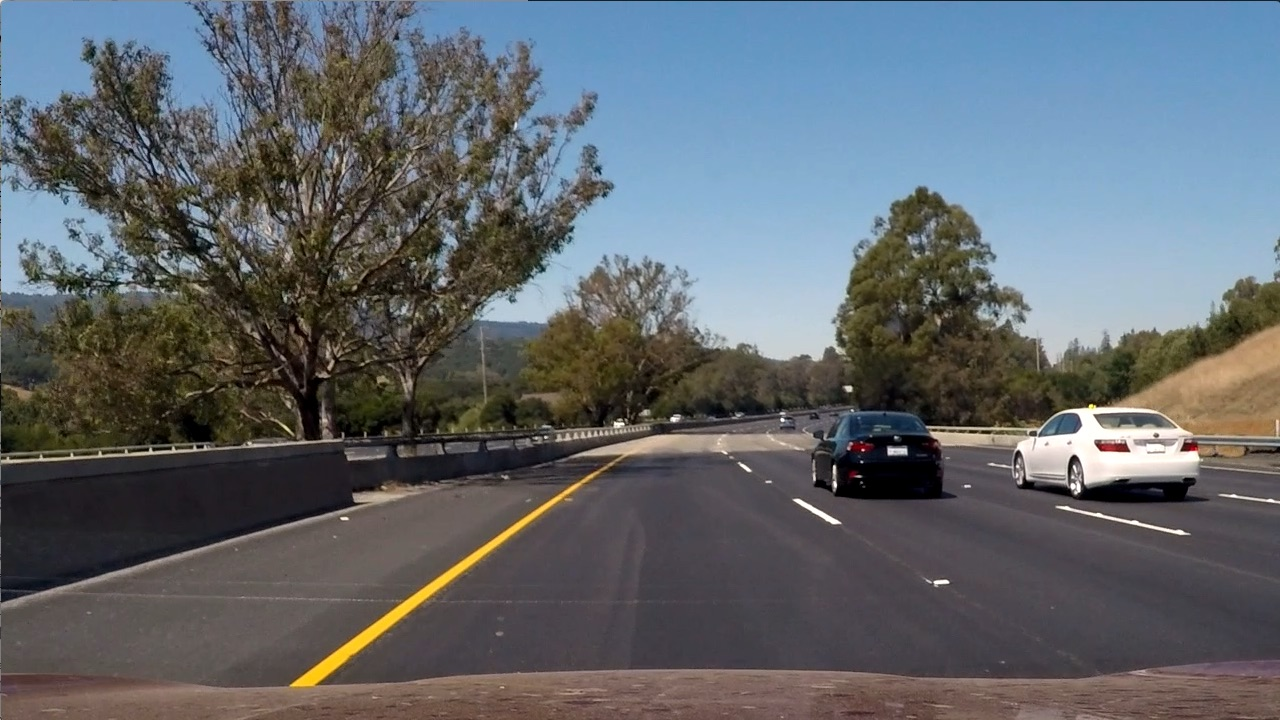
#> input picture SDCNDTerm1/Project2 Advanced Lane Finding/Practice/ColorSpaces/test6.jpg, 1280 x 720 px
$ jupyter execute 'Color and Gradient.ipynb'   (older library calls are emulated)
#> lines starting #> are read from the running program, lines starting #| are printed output that depends on the picture; after the words box and inside, x2 and y2 are one past the last pixel; in counts of white or black regions, pixels touching at a corner belong together; long printed decimals are rounded
[cell 1]
# do the necessary imports
import numpy as np
import cv2
import matplotlib.pyplot as plt
import matplotlib.image as mpimg

[cell 2]
# read in an image
image = mpimg.imread('test6.jpg')
#> image is the input picture: shape (720, 1280, 3); mean R, G, B 97, 102.6, 107.9

plt.imshow(image)

[cell 3]
# function that applies Sobel x or y and then takes an absolute values and applies to the threshold
def abs_sobel_thresh(img, orient ='x', thresh_min=0, thresh_max=255):

    # convert to grayscale
    gray = cv2.cvtColor(img, cv2.COLOR_RGB2GRAY)

    # take the derivate in x or y as per given orient
    sobel = []
    if orient =='x':
        sobel = cv2.Sobel(gray, cv2.CV_64F, 1, 0, ksize=15)
    if orient =='y':
        sobel = cv2.Sobel(gray, cv2.CV_64F, 0, 1)

    # take the absolute value of the derivative or gradient
    abs_sobel = np.absolute(sobel)

    # scale it to 8-bit(0-255) then convert to type = np.uint8
    scaled_sobel = np.uint8(255*abs_sobel/np.max(abs_sobel))

    # create a mask of 1's where the scaled gradient magnitude is between thresh_min and thresh_max
    sbinary = np.zeros_like(scaled_sobel)
    sbinary[(scaled_sobel>=thresh_min) & (scaled_sobel<=thresh_max)] = 1

    return sbinary

[cell 4]
# function that applies sobel x and y and then computes magnitude of the gradient and applies the threshold
def mag_thresh(img, sobel_kernel=3, mag_thresh=(0, 255)):

    # convert to grayscale
    gray = cv2.cvtColor(img, cv2.COLOR_RGB2GRAY)

    # take the gradients in x and y
    sobelx = cv2.Sobel(gray, cv2.CV_64F, 1, 0, ksize=sobel_kernel)
    sobely = cv2.Sobel(gray, cv2.CV_64F, 0, 1, ksize=sobel_kernel)

    # calculate the magnitude
    abs_sobelxy = np.sqrt(sobelx**2 + sobely**2)

    # scale it to 8-bit (0 -255) and convert to type = np.uint8
    scaled_sobel = np.uint8(255*abs_sobelxy/np.max(abs_sobelxy))

    # create a binary mask where mag thresholds are met
    sbinary = np.zeros_like(scaled_sobel)
    sbinary[(scaled_sobel >= mag_thresh[0]) & (scaled_sobel <= mag_thresh[1])] = 1

    return sbinary

[cell 5]
# function that applies Sobel X and Y and then computes the direction of the gradient and applies the threshold
def dir_thresh(img, sobel_kernel=3, thresh=(0, np.pi/2)) :

    # convert to grayscale
    gray = cv2.cvtColor(img, cv2.COLOR_RGB2GRAY)

    # take the gradients in x and y
    sobelx = cv2.Sobel(gray, cv2.CV_64F, 1, 0, ksize = sobel_kernel)
    sobely = cv2.Sobel(gray, cv2.CV_64F, 0, 1, ksize = sobel_kernel)

    # take the abs value of sobelx and sobely
    abs_sobelx = np.absolute(sobelx)
    abs_sobely = np.absolute(sobely)

    # use np.arctan2() to calculate the direction of the gradient
    arctan_sobel = np.arctan2(abs_sobely, abs_sobelx)

    binary_output = np.zeros_like(arctan_sobel)

    # apply the threshold
    binary_output[(arctan_sobel>=thresh[0]) & (arctan_sobel<=thresh[1])] = 1

    return binary_output

[cell 6]
def luv_gradient(img):
     # convert to LUV color space
    luv = cv2.cvtColor(img, cv2.COLOR_BGR2Luv)
    l = luv[:,:,0]

    l_binary = np.zeros_like(l)
    l_binary[(l>225) & (l<=255)] = 1

    return l_binary

[cell 7]
def lab_gradient(img):
    # convert to LAB color space
    lab = cv2.cvtColor(img, cv2.COLOR_RGB2Lab)
    b = lab[:,:,2]

    b_binary = np.zeros_like(b)
    b_binary[(b>155) & (b<=200)] = 1

    return b_binary

[cell 8]
def avg_brightness(rgb_image):

        # Convert image to HSV
        hsv = cv2.cvtColor(rgb_image, cv2.COLOR_RGB2HSV)
#> hsv: shape (720, 1280, 3); mean H, S, V 76.7, 68.6, 118.7

        # Add up all the pixel values in the V channel
        sum_brightness = np.sum(hsv[:,:,2])
#> sum_brightness = 109356607

        # and the sum calculated above
        shape = hsv.shape
        avg = sum_brightness/(shape[0]*shape[1])
#> avg = 118.7

        print(avg)
#| 118.660

        return avg

[cell 9]
# function to define pipeline

def pipeline(img, s_thresh=(100, 200), sx_thresh=(20,100)):

    avg_brightness(img)

    # convert to HLS and separate s channel
    hls = cv2.cvtColor(img, cv2.COLOR_RGB2HLS)
#> hls: shape (720, 1280, 3); mean of channels 0, 1, 2 76.7, 102.2, 57.5
    s = hls[:,:,2]
    l = hls[:,:,1]

    # sobel x
    gradx = abs_sobel_thresh(img, orient='x', thresh_min=20, thresh_max=100) # sobelx
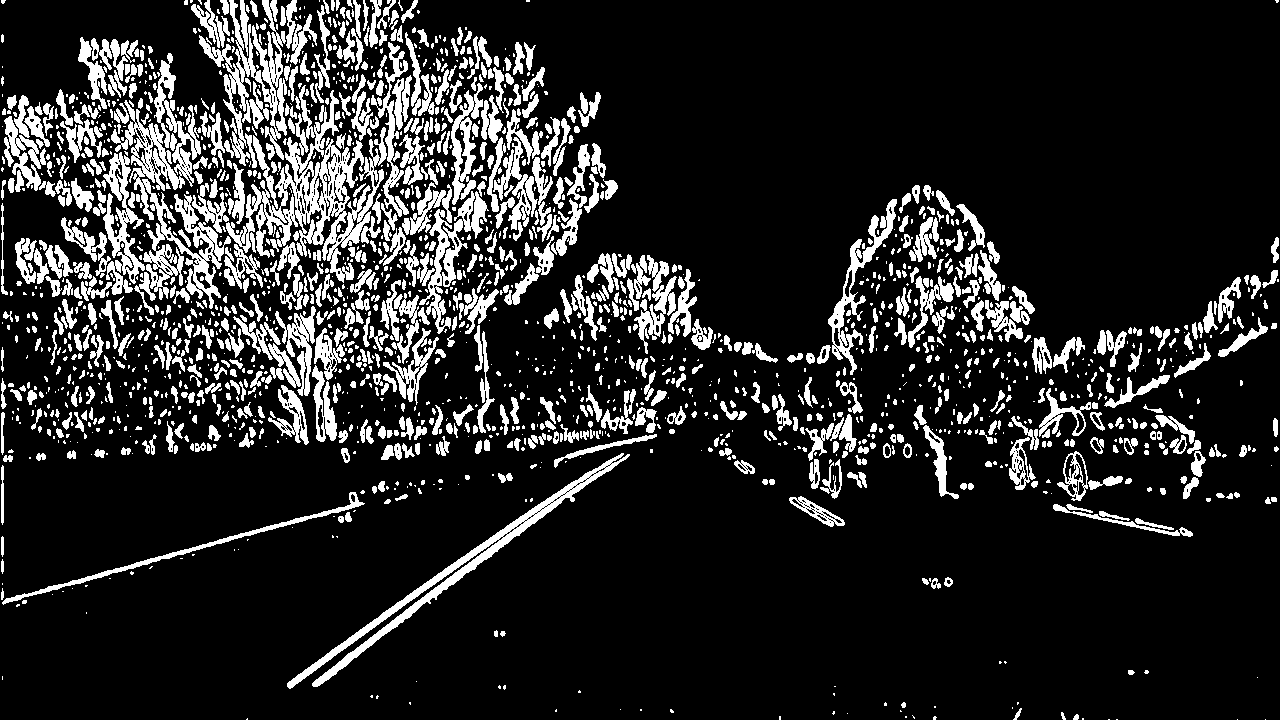
#> gradx: shape (720, 1280); values 0 (black) and 1 (white), 15.5% white; 2015 white regions (1123 under 20 px), largest, box (x1, y1, x2, y2) and area: (226, 85, 387, 283) 8843, (111, 53, 231, 309) 7662, (287, 453, 630, 689) 5079
    grady = abs_sobel_thresh(img, orient='y', thresh_min=20, thresh_max=100) # sobely
#> grady: shape (720, 1280); values 0 (black) and 1 (white), 14.6% white in thin lines or dots
    mag_binary = mag_thresh(img, sobel_kernel = 3, mag_thresh=(30, 100)) # mag threshold
#> mag_binary: shape (720, 1280); values 0 (black) and 1 (white), 13.5% white in thin lines or dots
    dir_binary = dir_thresh(img, sobel_kernel = 15, thresh=(0.7, 1.3)) # direction of the gradient
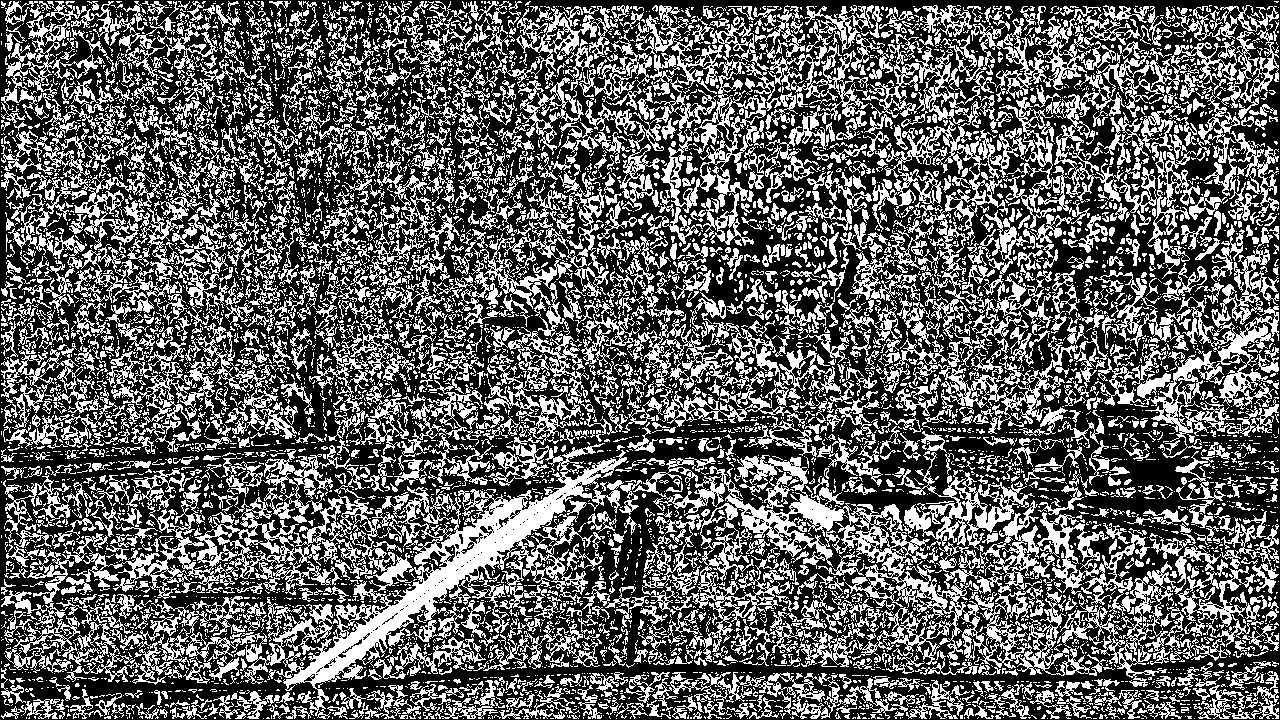
#> dir_binary: shape (720, 1280) float64; values 0 (black) and 1 (white), 38.1% white in thin lines or dots

    combined_sobel = np.zeros_like(dir_binary)
    combined_sobel[(gradx == 1)&(dir_binary == 1)] = 1

    # threshold color channel
    s_binary = np.zeros_like(s)
    s_binary[(s>s_thresh[0]) & (s<=s_thresh[1])] = 1


    combined = np.zeros_like(s)

    combined[((lab_gradient(img) == 1) | (luv_gradient(img) == 1))] = 1
#> in lab_gradient, `b = lab[:,:,2]`:
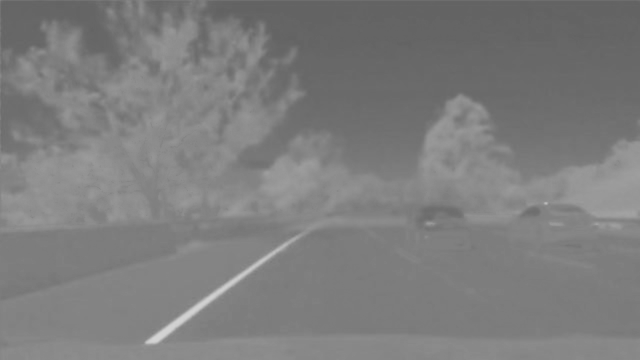
#> b: shape (720, 1280) (shown at 1/2 size); min 97, max 213, mean 125.1

    #combined[(s_binary == 1) | (gradx == 1)] = 1

    return  combined

[cell 10]
# call pipeline

result = pipeline(image)
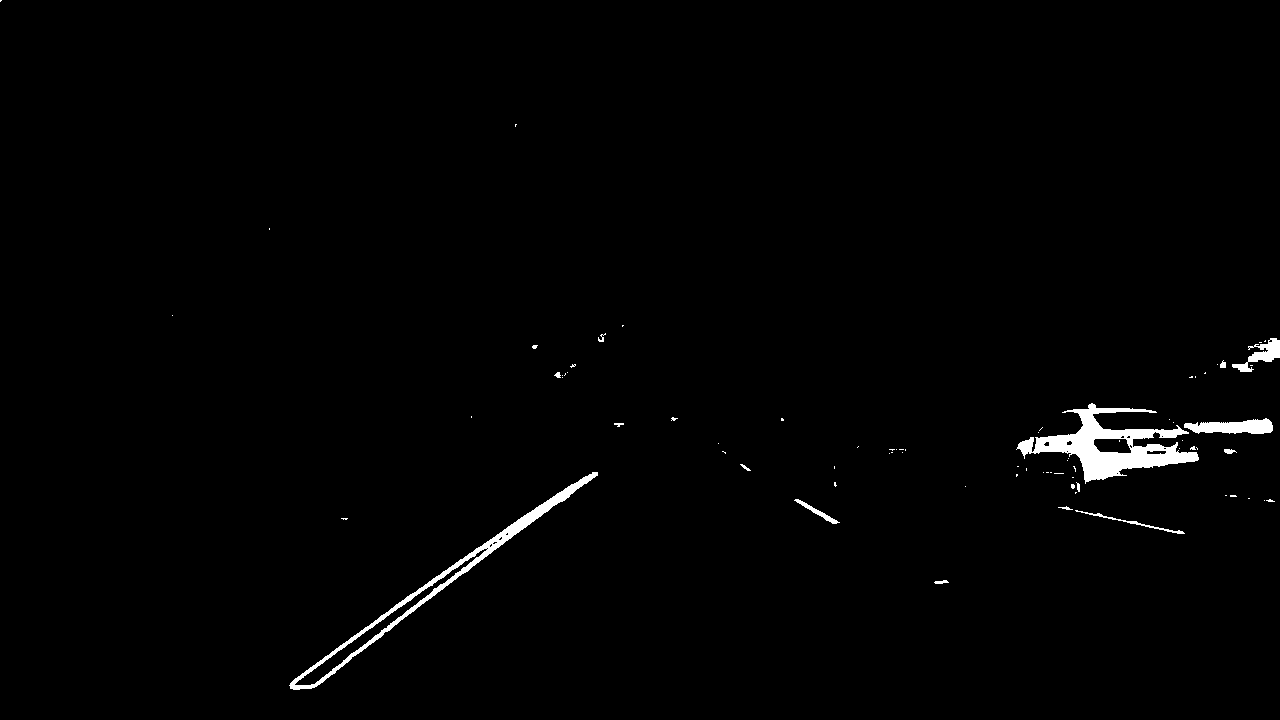
#> result: shape (720, 1280); values 0 (black) and 1 (white), 1.2% white; 77 white regions (62 under 20 px), largest, box (x1, y1, x2, y2) and area: (1016, 403, 1199, 484) 5116, (289, 472, 598, 690) 3299, (1184, 418, 1273, 434) 959

f, (ax1, ax2) = plt.subplots(1, 2, figsize =(24, 9))
f.tight_layout()
ax1.imshow(image)
ax1.set_title('Original Image', fontsize=50)
ax2.imshow(result, cmap = 'gray')
ax2.set_title('Gradient image', fontsize = 50)
plt.subplots_adjust(left=0., right=1, top=0.9, bottom=0.)

$ run again, with SDCNDTerm1/Project2 Advanced Lane Finding/Practice/ColorSpaces/test1.jpg copied over SDCNDTerm1/Project2 Advanced Lane Finding/Practice/ColorSpaces/test6.jpg
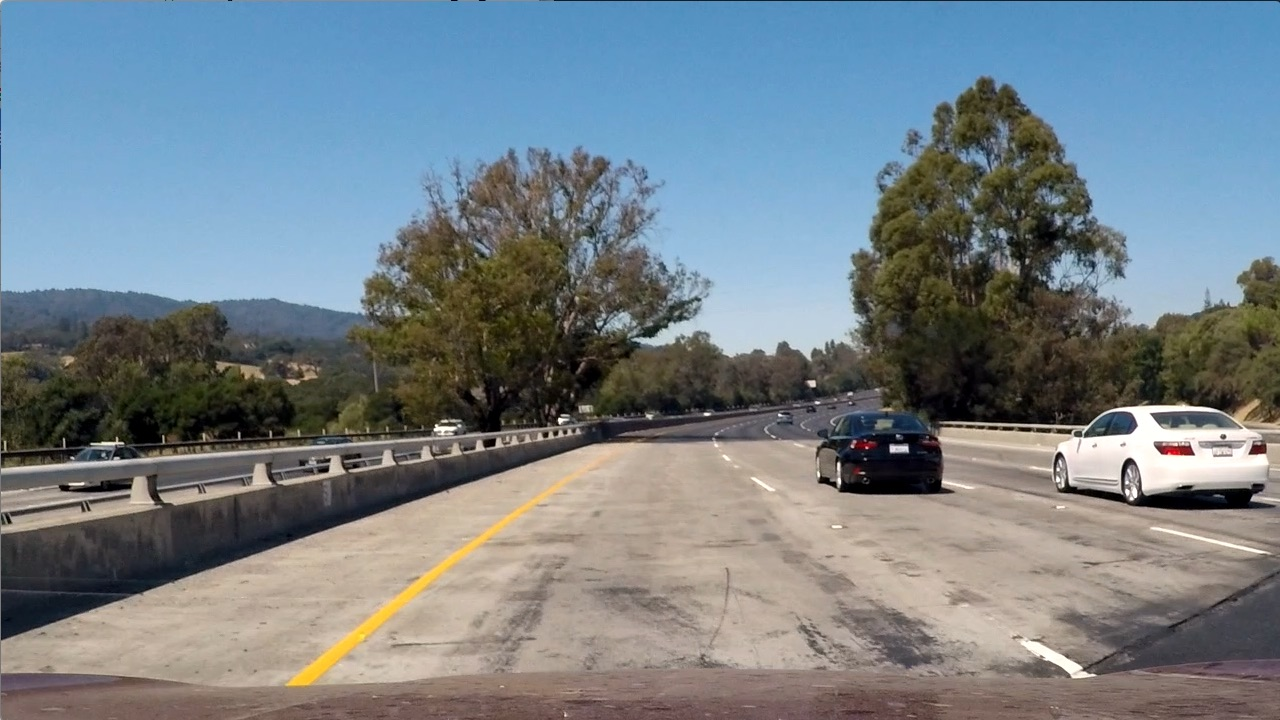
#> input picture SDCNDTerm1/Project2 Advanced Lane Finding/Practice/ColorSpaces/test1.jpg, 1280 x 720 px
#> image is the input picture: shape (720, 1280, 3); mean R, G, B 117.5, 128.7, 135.5
#> hsv: shape (720, 1280, 3); mean H, S, V 60.3, 78, 149.5
#> sum_brightness = 137805783
#> avg = 149.5
#| 149.529
#> hls: shape (720, 1280, 3); mean of channels 0, 1, 2 60.2, 126.7, 74.4
#> in pipeline, `gradx = abs_sobel_thresh(img, orient='x', thresh_min=20, thresh_max=100)`:
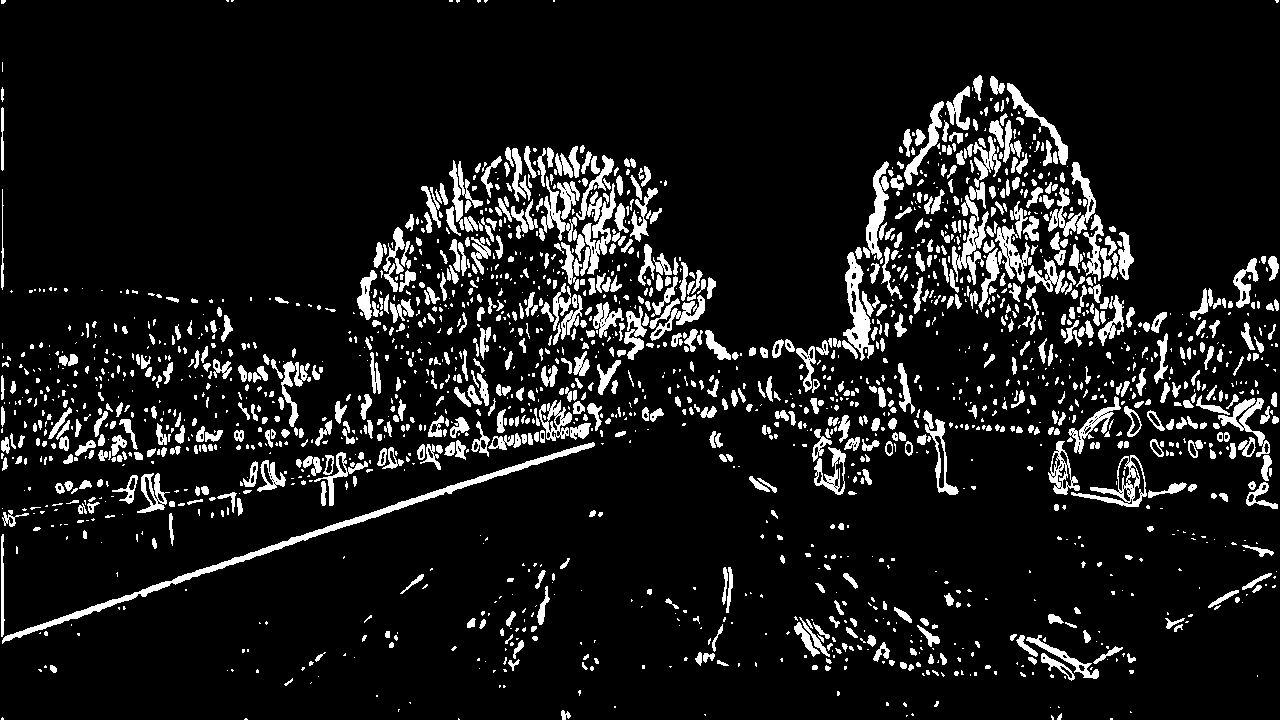
#> gradx: shape (720, 1280); values 0 (black) and 1 (white), 10.2% white; 2014 white regions (1127 under 20 px), largest, box (x1, y1, x2, y2) and area: (2, 442, 595, 644) 3560, (843, 252, 874, 361) 1346, (580, 183, 616, 276) 1061
#> grady: shape (720, 1280); values 0 (black) and 1 (white), 9.4% white in thin lines or dots
#> mag_binary: shape (720, 1280); values 0 (black) and 1 (white), 7.9% white in thin lines or dots
#> dir_binary: shape (720, 1280) float64; values 0 (black) and 1 (white), 39.5% white in thin lines or dots
#> lab: shape (720, 1280, 3); mean of channels 0, 1, 2 134.3, 127.2, 123.9
#> luv: shape (720, 1280, 3); mean of channels 0, 1, 2 136, 101.3, 143.8
#> `result = pipeline(image)`:
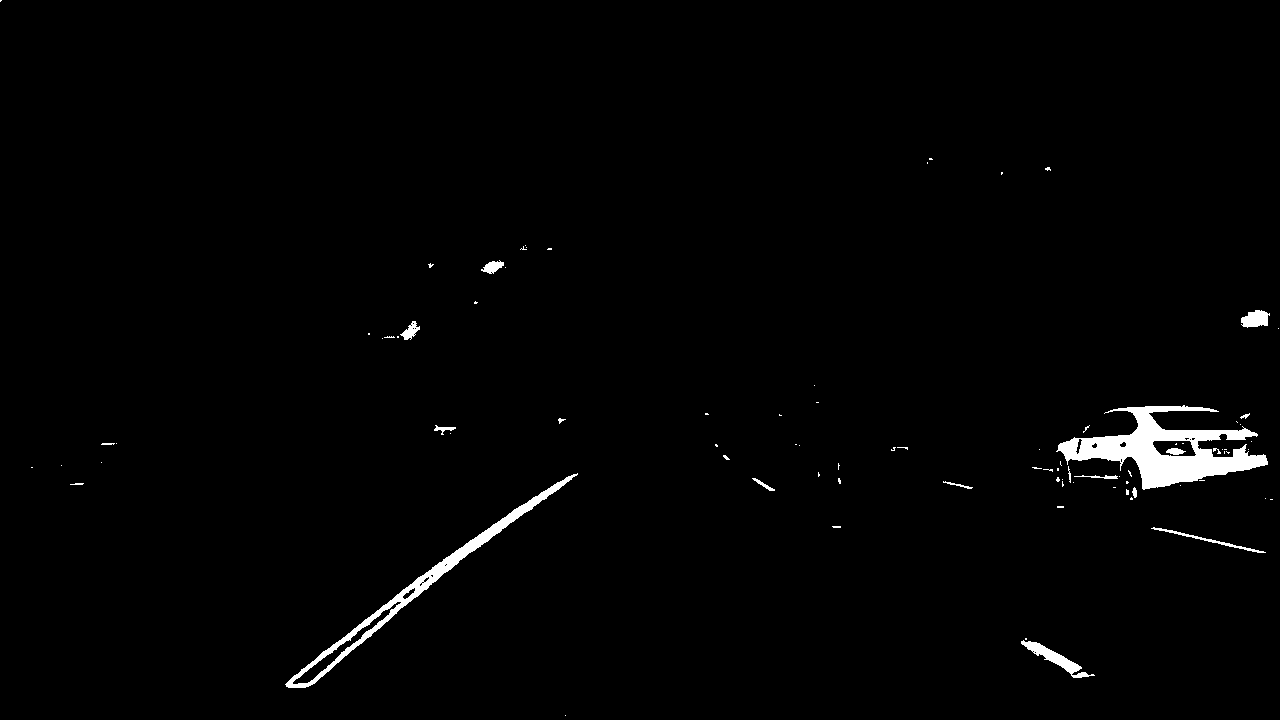
#> result: shape (720, 1280); values 0 (black) and 1 (white), 1.4% white; 88 white regions (69 under 20 px), largest, box (x1, y1, x2, y2) and area: (1056, 405, 1268, 490) 7087, (285, 473, 578, 688) 3481, (1021, 640, 1095, 678) 688
